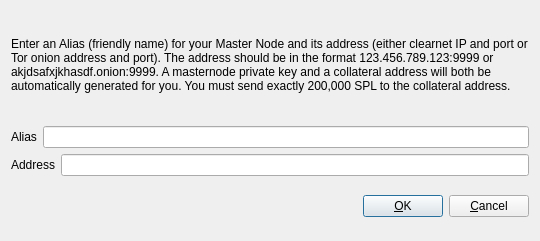
<?xml version="1.0" encoding="UTF-8"?>
<ui version="4.0">
 <class>AddEditAdrenalineNode</class>
 <widget class="QDialog" name="AddEditAdrenalineNode">
  <property name="geometry">
   <rect>
    <x>0</x>
    <y>0</y>
    <width>540</width>
    <height>241</height>
   </rect>
  </property>
  <property name="windowTitle">
   <string>Add/Edit Simplicity Node</string>
  </property>
  <property name="modal">
   <bool>true</bool>
  </property>
  <layout class="QVBoxLayout" name="verticalLayout">
   <item>
    <layout class="QVBoxLayout" name="verticalLayout_2">
     <property name="topMargin">
      <number>0</number>
     </property>
     <property name="bottomMargin">
      <number>0</number>
     </property>
     <item>
      <widget class="QLabel" name="label_3">
       <property name="sizePolicy">
        <sizepolicy hsizetype="Preferred" vsizetype="Expanding">
         <horstretch>0</horstretch>
         <verstretch>0</verstretch>
        </sizepolicy>
       </property>
       <property name="text">
        <string>&lt;html&gt;&lt;head/&gt;&lt;body&gt;&lt;p&gt;Enter an Alias (friendly name) for your Master Node and its address (either clearnet IP and port or Tor onion address and port).  The address should be in the format 123.456.789.123:9999 or akjdsafxjkhasdf.onion:9999.  A masternode private key and a collateral address will both be automatically generated for you.  You must send exactly 200,000 SPL to the collateral address.&lt;/p&gt;&lt;/body&gt;&lt;/html&gt;</string>
       </property>
       <property name="wordWrap">
        <bool>true</bool>
       </property>
      </widget>
     </item>
     <item>
      <layout class="QHBoxLayout" name="horizontalLayout">
       <property name="bottomMargin">
        <number>0</number>
       </property>
       <item>
        <widget class="QLabel" name="label">
         <property name="text">
          <string>Alias</string>
         </property>
        </widget>
       </item>
       <item>
        <widget class="QLineEdit" name="aliasLineEdit"/>
       </item>
      </layout>
     </item>
     <item>
      <layout class="QHBoxLayout" name="horizontalLayout_2">
       <property name="bottomMargin">
        <number>0</number>
       </property>
       <item>
        <widget class="QLabel" name="label_2">
         <property name="text">
          <string>Address</string>
         </property>
        </widget>
       </item>
       <item>
        <widget class="QLineEdit" name="addressLineEdit"/>
       </item>
      </layout>
     </item>
     <item>
      <layout class="QHBoxLayout" name="horizontalLayout_3">
       <property name="bottomMargin">
        <number>0</number>
       </property>
      </layout>
     </item>
    </layout>
   </item>
   <item>
    <layout class="QHBoxLayout" name="horizontalLayout_Buttons">
     <item>
      <spacer name="horizontalSpacer_1">
       <property name="orientation">
        <enum>Qt::Horizontal</enum>
       </property>
       <property name="sizeHint" stdset="0">
        <size>
         <width>40</width>
         <height>48</height>
        </size>
       </property>
      </spacer>
     </item>
     <item>
      <widget class="QLabel" name="statusLabel">
       <property name="font">
        <font>
         <weight>75</weight>
         <bold>true</bold>
        </font>
       </property>
       <property name="text">
        <string/>
       </property>
       <property name="textFormat">
        <enum>Qt::PlainText</enum>
       </property>
       <property name="wordWrap">
        <bool>true</bool>
       </property>
      </widget>
     </item>
     <item>
      <spacer name="horizontalSpacer_2">
       <property name="orientation">
        <enum>Qt::Horizontal</enum>
       </property>
       <property name="sizeHint" stdset="0">
        <size>
         <width>40</width>
         <height>48</height>
        </size>
       </property>
      </spacer>
     </item>
     <item>
      <widget class="QPushButton" name="okButton">
       <property name="text">
        <string>&amp;OK</string>
       </property>
      </widget>
     </item>
     <item>
      <widget class="QPushButton" name="cancelButton">
       <property name="text">
        <string>&amp;Cancel</string>
       </property>
       <property name="autoDefault">
        <bool>false</bool>
       </property>
      </widget>
     </item>
    </layout>
   </item>
  </layout>
 </widget>
 <resources/>
 <connections/>
</ui>
